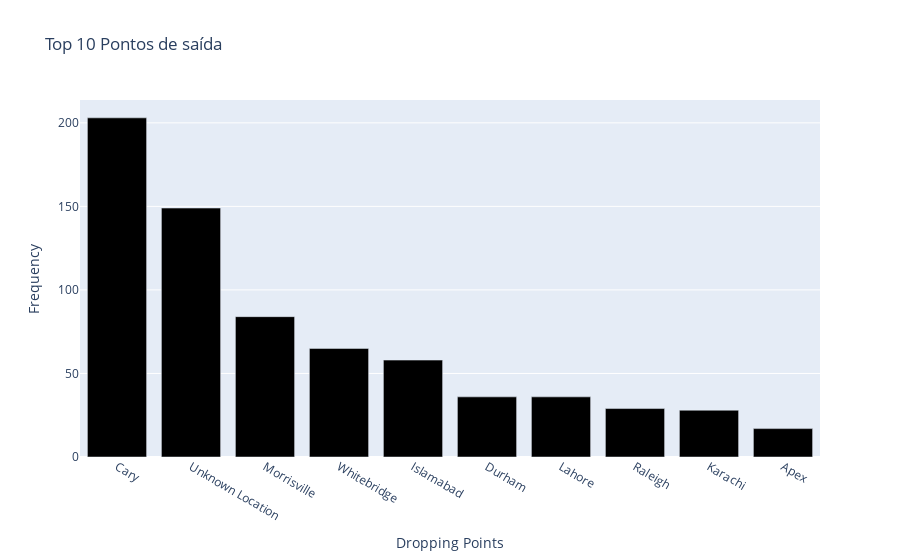

Source (notebook cell):
### Markdown cell above
**Conhecendo os pontos de saída para mais frenquentes**

### Code cell
import plotly.express as px

fig = px.bar(dropping_point, x=dropping_point.index, y='STOP*', color_discrete_sequence=["black"], title="Top 10 Pontos de saída")
fig.update_xaxes(title="Dropping Points")
fig.update_yaxes(title="Frequency")
fig.show()

### Figure 1 — Plotly figure (JSON) as saved in the notebook; plotly's stock layout.template omitted (floating-point values rounded to 4 significant figures)
{"data": [{"alignmentgroup": "True", "hovertemplate": "index=%{x}<br>STOP*=%{y}<extra></extra>", "legendgroup": "", "marker": {"color": "black", "pattern": {"shape": ""}}, "name": "", "offsetgroup": "", "orientation": "v", "showlegend": false, "textposition": "auto", "type": "bar", "x": ["Cary", "Unknown Location", "Morrisville", "Whitebridge", "Islamabad", "Durham", "Lahore", "Raleigh", "Karachi", "Apex"], "xaxis": "x", "y": [203, 149, 84, 65, 58, 36, 36, 29, 28, 17], "yaxis": "y"}], "layout": {"barmode": "relative", "legend": {"tracegroupgap": 0}, "title": {"text": "Top 10 Pontos de saída"}, "xaxis": {"anchor": "y", "domain": [0, 1], "title": {"text": "Dropping Points"}}, "yaxis": {"anchor": "x", "domain": [0, 1], "title": {"text": "Frequency"}}}}
